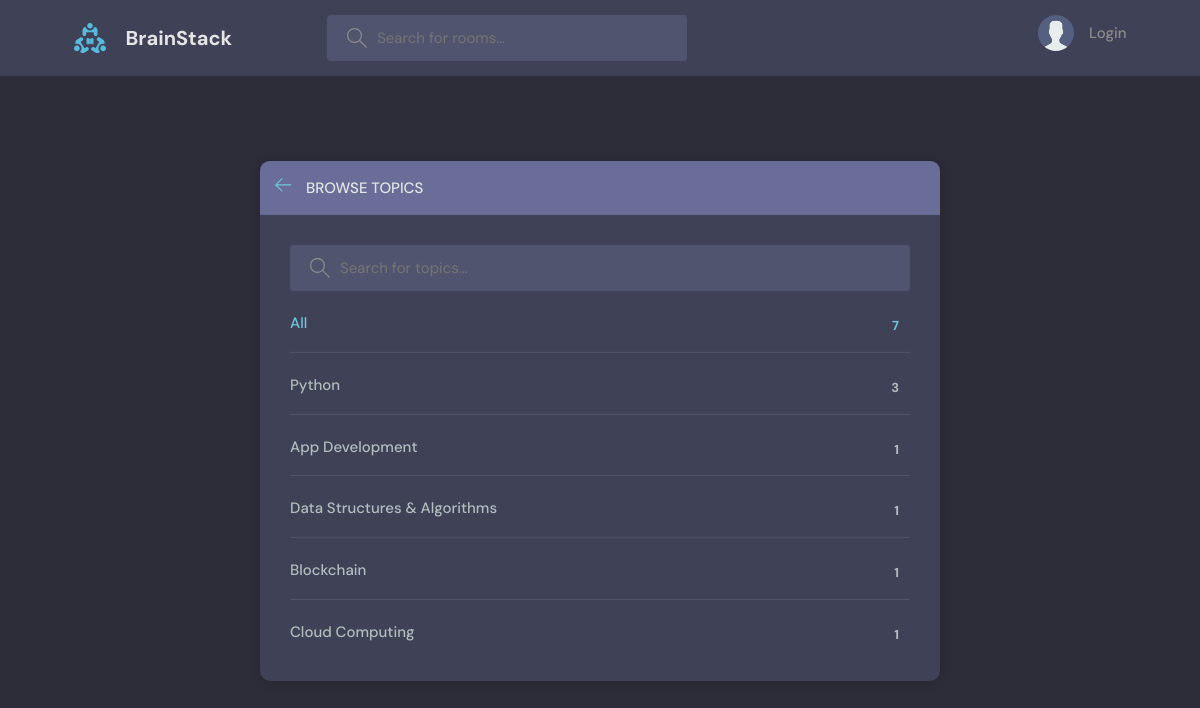
Before: /topics/ with the older database file.
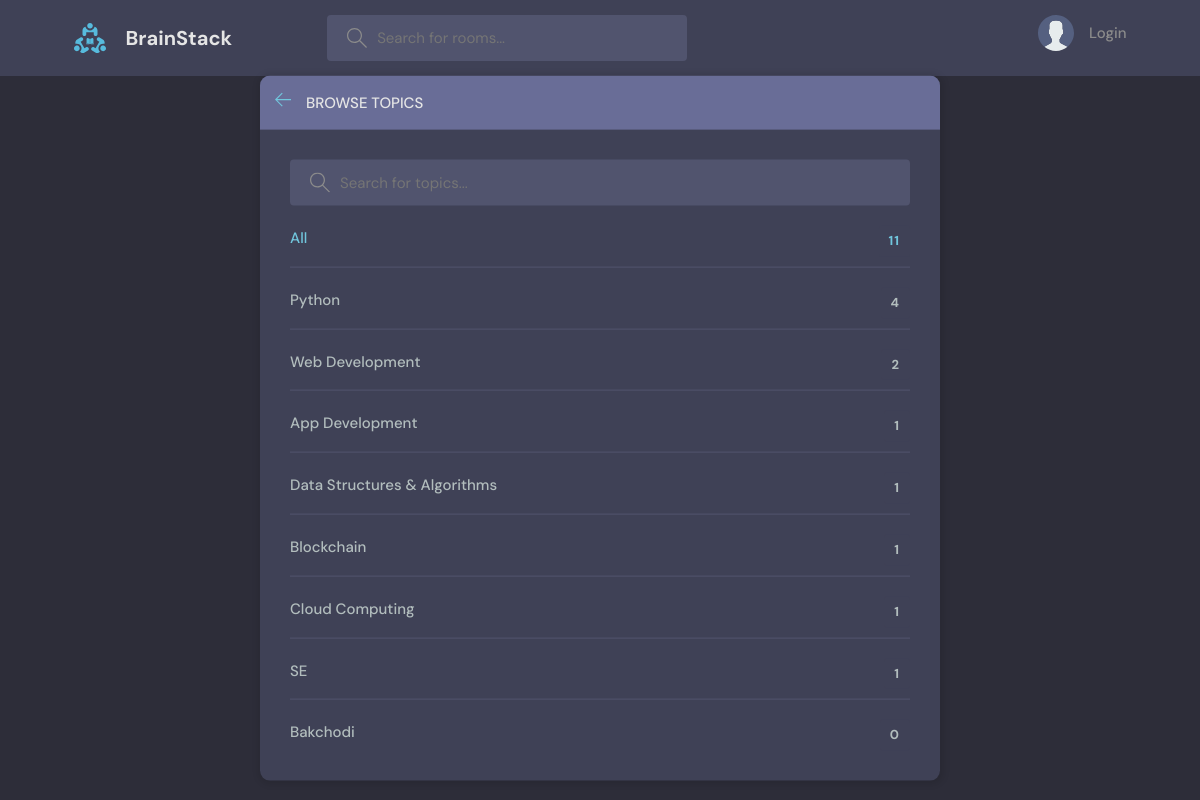
After: the same page with the newer database file.
### base/models.py (models this page shows, shortened)
class Topic(models.Model):
    name = models.CharField(max_length=150)

### base/views.py (the view)
# urls.py: path('topics/', views.topicsPage, name="topics"),
def topicsPage(request):
    q = request.GET.get('q')
    if q is not None:
        topics = Topic.objects.filter(name__icontains=q)
    else:
        topics = Topic.objects.annotate(num_rooms=Count('room'))
        topics = topics.order_by('-num_rooms')
    total_rooms = Room.objects.all().count()
    context = {
        'topics' : topics,
        'total_rooms' : total_rooms
    }
    return render(request, 'base/topics.html', context)

### base/templates/base/topics.html (shortened to what this page needs)
{% extends 'main.html' %}
{% block content %}
    <main class="create-room layout">
      <div class="container">
        <div class="layout__box">
          <div class="layout__boxHeader">
            <div class="layout__boxTitle">
              <a href="{% url 'home' %}">
                <svg version="1.1" xmlns="http://www.w3.org/2000/svg" width="32" height="32" viewBox="0 0 32 32">
                  <title>arrow-left</title>
                  <path
                    d="M13.723 2.286l-13.723 13.714 13.719 13.714 1.616-1.611-10.96-10.96h27.625v-2.286h-27.625l10.965-10.965-1.616-1.607z"
                  ></path>
                </svg>
              </a>
              <h3>Browse Topics</h3>
            </div>
          </div>
          <div class="topics-page layout__body">
            <form class="header__search" method="GET" action="{% url 'topics' %}">
              <label>
                <input placeholder="Search for topics..." name="q" />
              </label>
            </form>
            <ul class="topics__list">
              <li>
                <a href="{% url 'topics' %}" class="active">All <span>{{ total_rooms }}</span></a>
              </li>
              {% for topic in topics %}
              <li>
                <a href="{% url 'home' %}?q={{ topic.name }}">{{ topic.name }} <span>{{ topic.room_set.all.count }}</span></a>
              </li>
              {% endfor %}
            </ul>
          </div>
        </div>
      </div>
    </main>
{% endblock content %}

### templates/main.html (shortened to what this page needs)
<!DOCTYPE html>
{% load static %}
<html lang="en">
  <head>
    <link rel="stylesheet" href="{% static 'styles/style.css' %}" />
    <link rel="stylesheet" href="{% static 'styles/corner_bt.css' %}">
  </head>
  <body>
    {% include 'navbar.html' %}
    {% block content %}
    {% endblock %}
  </body>
</html>

### templates/navbar.html (shortened to what this page needs)
{% load static %}
<header class="header header--loggedIn">
    <div class="container">
      <a href="{% url 'home' %}" class="header__logo">
        <img src="{% static 'images/logo.svg' %}" />
        <h1>BrainStack</h1>
      </a>
        <form class="header__search" method="GET" action="{% url 'home' %}">
          <label>
            <input type="text" name="q" placeholder="Search for rooms..." />
          </label>
        </form>
        <nav class="header__menu">
        {% if request.user.is_authenticated %}
        <div class="header__user">
          <a href="{% url 'user-profile' request.user.id %}">
            <div class="avatar avatar--medium active">
              <img src="{{ request.user.avatar.url }}" />
            </div>
            <p>{{ request.user.first_name }} {{ request.user.last_name }} <span>@{{ request.user.username }}</span></p>
          </a>
          <button class="dropdown-button">
            <svg version="1.1" xmlns="http://www.w3.org/2000/svg" width="32" height="32" viewBox="0 0 32 32">
              <title>chevron-down</title>
              <path d="M16 21l-13-13h-3l16 16 16-16h-3l-13 13z"></path>
            </svg>
          </button>
        </div>
        {% else %}
        <a href="{% url 'login' %}">
          <img src="{% static 'images/avatar.svg' %}"  />
          <p>Login</p>
        </a>
        {% endif %}
      </nav>
    </div>
</header>

### static/styles/style.css (style rules this page uses)
:root { --color-main: #71c6dd; --color-main-light: #e1f6fb; --color-dark: #3f4156; --color-dark-medium: #51546e; --color-dark-light: #696d97; --color-light: #e5e5e5; --color-gray: #8b8b8b; --color-light-gray: #b2bdbd; --color-bg: #2d2d39; --color-success: #5dd693; --color-error: #fc4b0b; }
* { font-family: "DM Sans", -apple-system, BlinkMacSystemFont, "Segoe UI", Roboto, Oxygen, Ubuntu, Cantarell, "Open Sans", "Helvetica Neue", sans-serif; margin: 0; padding: 0; box-sizing: border-box; text-rendering: optimizeLegibility; font-size: inherit; }
html { font-size: 56.25%; }
@media only screen and (min-width: 1200px) { html { font-size: 62.5%; } }
body { line-height: 1.6; font-weight: 400; font-size: 1.5rem; color: var(--color-light-gray); background-color: var(--color-bg); min-height: 100vh; }
img { width: 100%; }
a { display: inline-block; color: var(--color-main); text-decoration: none; }
.container { max-width: 120rem; width: 90%; margin: auto; }
.header { padding: 1.5rem; background-color: var(--color-dark); }
.header > .container { display: flex; gap: 9.5rem; }
.header__logo, .header__user { display: flex; gap: 2rem; align-items: center; }
.header__logo > img { height: 3.2rem; width: 3.2rem; }
.header__logo > h1 { font-weight: 700; font-size: 2rem; color: var(--color-light); }
.header__search > label { background-color: var(--color-dark-medium); padding: 1.3rem 1rem; display: flex; align-items: center; gap: 1rem; border-radius: 4px; }
.header__search svg { fill: var(--color-gray); width: 2rem; height: 2rem; margin-left: 1rem; }
.header__search input { width: 30rem; background: transparent; border: none; outline: none; color: var(--color-light); }
.header__menu { margin-left: auto; position: relative; }
.header__menu a { display: flex; gap: 1.5rem; align-items: center; font-weight: 500; text-decoration: none; color: var(--color-gray); }
.header__menu img { height: 3.6rem; }
.header__menu p { line-height: 1.2; }
.layout { margin-top: 2.4rem; }
.layout > .container { display: flex; justify-content: space-between; align-items: flex-start; }
.layout__box { width: 90%; max-width: 48rem; min-height: 40rem; max-height: 100%; position: absolute; top: 50%; left: 50%; transform: translate(-50%, -46%); background-color: var(--color-dark); border-radius: 1rem; box-shadow: 1px 1px 6px 3px rgba(0, 0, 0, 0.1); overflow: hidden; overflow-y: scroll; }
.layout__box { -ms-overflow-style: none; scrollbar-width: none; }
.layout__boxHeader { display: flex; padding: 1.5rem; background-color: var(--color-dark-light); }
.layout__boxTitle { display: flex; gap: 1.5rem; align-items: center; }
.layout__boxTitle h3 { text-transform: uppercase; font-weight: 500; color: var(--color-light); }
.layout__boxTitle svg { width: 1.6rem; height: 1.6rem; fill: var(--color-main); }
.layout__body { margin: 3rem; }
.topics__list { list-style: none; }
.topics__list li a { display: flex; justify-content: space-between; margin-bottom: 3rem; font-weight: 500; color: var(--color-light-gray); transition: all 0.3s ease-in-out; }
.topics__list li a.active, .topics__list li a:hover { color: var(--color-main); }
.topics__list li a span { padding: 0.5rem 1rem; background-color: var(--color-dark); border-radius: 3px; font-size: 1.3rem; font-weight: 700; letter-spacing: 1px; }
.topics-page .topics__list li:not(:last-child) a { margin: 2rem 0; padding-bottom: 1rem; text-decoration: none; border-bottom: 1px solid var(--color-dark-medium); }
.topics-page .header__search { display: block; }
.create-room.layout .layout__box { max-width: 68rem; }

Changed rows visible on the page:
computed for Topic "Python": room_set.all.count "3" → "4"
added Topic: name "Web Development", room_set.all.count "2"
added Topic: name "SE", room_set.all.count "1"
added Topic: name "Bakchodi", room_set.all.count "0"
Other visible differences:
{{ total_rooms }}: "7" → "11"
